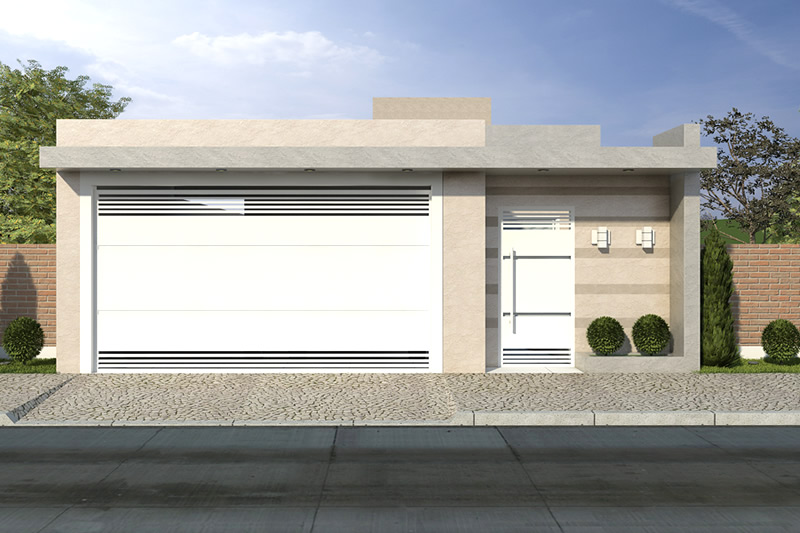
#> input picture fachada.jpg, 800 x 533 px
$ python Teste.py   (older library calls are emulated)
#> lines starting #> are read from the running program, lines starting #| are printed output that depends on the picture; after the words box and inside, x2 and y2 are one past the last pixel; in counts of white or black regions, pixels touching at a corner belong together
### hand.py
import numpy as np
import cv2

# [22 lines left out: functions getMeans, convert2HSV, not called in this run]

def rangeHSV(hsv_median, sentido, rangecolor):
    color_temp = []
    key_temp = 0
    for hsvcolor in hsv_median[0][0]:
        if sentido == 'upper':
            hsvcolor += rangecolor
            if key_temp == 0 and hsvcolor > 180:
                hsvcolor = 180
            elif key_temp == 1 and hsvcolor > 255:
                hsvcolor = 255
            elif key_temp == 2 and hsvcolor > 255:
                hsvcolor = 255
            color_temp.append(hsvcolor)
            key_temp += 1
        if sentido == 'lower':
            hsvcolor -= rangecolor
            if hsvcolor < 0:
                hsvcolor = 0
            color_temp.append(hsvcolor)
    return color_temp

def joinMasks(imghsv, hsvmedians, ranges):
    kernel = np.ones((2, 2), np.uint8)
    temp_mask = np.zeros((imghsv.shape[0], imghsv.shape[1]), np.uint8)
    for hsvcolors in hsvmedians:
        hsvlower = rangeHSV(hsvcolors, 'lower', ranges)
        hsvupper = rangeHSV(hsvcolors, 'upper', ranges)
        mask = cv2.inRange(imghsv, np.uint8(hsvlower), np.uint8(hsvupper))
        #mask = cv2.morphologyEx(mask, cv2.MORPH_OPEN, kernel)
        #mask = cv2.morphologyEx(mask, cv2.MORPH_CLOSE, kernel)
        #mask = cv2.erode(mask, kernel, iterations=1)
        y = mask != 0
        temp_mask[y] = mask[y]
    return temp_mask

def findBiggestContour(mask, img):
    temp_bigger = []
    img1, cont, hier = cv2.findContours(mask, cv2.RETR_EXTERNAL, cv2.CHAIN_APPROX_NONE)
    for cnt in cont:
        temp_bigger.append(cv2.contourArea(cnt))
    greatest = max(temp_bigger)
    index_big = temp_bigger.index(greatest)
    key = 0
    for cnt in cont:
        if key == index_big:
            x, y, w, h = cv2.boundingRect(cnt)
            cv2.rectangle(img, (x,y), (x+w,y+h), (0, 255, 0), 1)
            return w
            break
        key += 1

### Teste.py
import cv2
#import imutils
import numpy as np
from hand import rangeHSV, joinMasks, findBiggestContour

image = cv2.imread('fachada.jpg')
#> image is the input picture: shape (533, 800, 3); mean B, G, R 158.2, 160.1, 158.6
height, width, channels = image.shape
#> height = 533; width = 800; channels = 3
# gray = cv2.cvtColor(image, cv2.COLOR_BGR2GRAY)
# blurred = cv2.GaussianBlur(gray, (5, 5), 0)
#thresh = cv2.threshold(blurred, 40, 25, cv2.THRESH_BINARY)[1]
RANGE = 40
img_color = []

CENTRAL_AREA = 0.5
MIN_X = int(width * CENTRAL_AREA)
#> MIN_X = 400
MAX_X = int(width * (1 - CENTRAL_AREA))
#> MAX_X = 400
MIN_Y = int(height * CENTRAL_AREA)
#> MIN_Y = 266
MAX_Y = int(height * (1 - CENTRAL_AREA))
#> MAX_Y = 266

COORDENADAS = [(MAX_X, MIN_Y), (MAX_X, MAX_Y), (MIN_X, MIN_Y)]
#> COORDENADAS = [(400, 266), (400, 266), (400, 266)]

for ponto in COORDENADAS:
    # cv2.rectangle(IMG, ponto, (ponto[0]+4,ponto[1]+4), (0, 255, 0), 1)
    img_crop = image[ponto[1]:ponto[1] + 5, ponto[0]:ponto[0] + 5]
    img_color.append(cv2.cvtColor(np.uint8([[cv2.mean(img_crop)]]), cv2.COLOR_BGR2HSV))
#> after the loop, img_color = [[[30, 2, 255]], [[30, 2, 255]], [[30, 2, 255]]]


imghsv = cv2.cvtColor(image, cv2.COLOR_BGR2HSV)
#> imghsv: shape (533, 800, 3); mean H, S, V 52.1, 36.7, 169.7
mask = joinMasks(imghsv.copy(), img_color, RANGE)
#> in joinMasks, `kernel = np.ones((2, 2), np.uint8)`: kernel = [[1, 1], [1, 1]]
#> in joinMasks, `temp_mask = np.zeros((imghsv.shape[0], imghsv.shape[1]), np.uint8)`: temp_mask: shape (533, 800); every value is 0
#> the loop in joinMasks, `for hsvcolors in hsvmedians:` made 3 passes
#> pass 1, in joinMasks, `mask = cv2.inRange(imghsv, np.uint8(hsvlower), np.uint8(hsvupper))`:
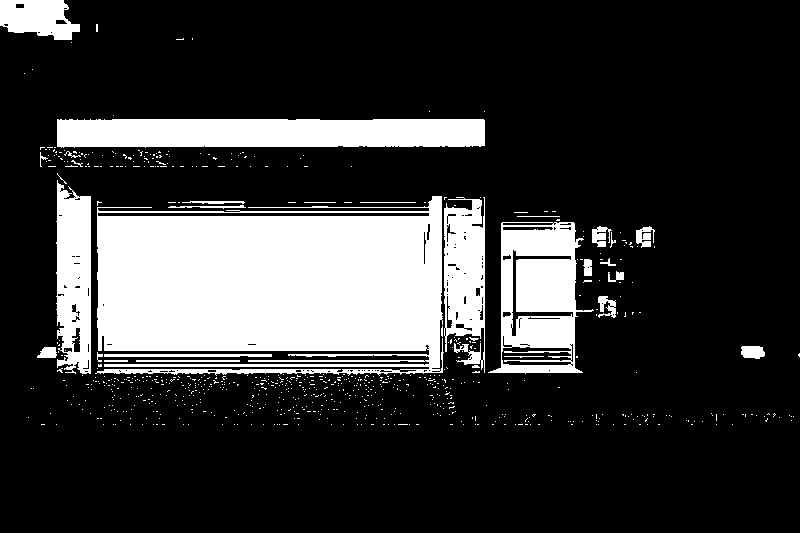
#> mask: shape (533, 800); 20.9% white; 760 white regions (731 under 20 px), largest, box (x1, y1, x2, y2) and area: (95, 196, 444, 376) 50683, (57, 119, 485, 148) 11848, (488, 222, 594, 374) 9339
W = findBiggestContour(mask.copy(), image)#busca o mair contorno da imagem
#> in findBiggestContour, `img1, cont, hier = cv2.findContours(mask, cv2.RETR_EXTERNAL, cv2.CHAIN..`: cont = 758 contours, 739 with area under 20; largest, box (x1, y1, x2, y2) and area: (95, 196, 444, 376) 50076, (57, 119, 485, 148) 11394, (488, 222, 594, 374) 11086, (56, 180, 91, 374) 5534, (444, 197, 485, 373) 5182
#> the loop in findBiggestContour, `for cnt in cont:` made 758 passes
#> cnt on passes 1 to 3: [[732, 424]], [[716, 424]], [[691, 424], [692, 424]]
#> after the loop in findBiggestContour, `for cnt in cont:`: temp_bigger = 758 values, max 50076 at index 648, min 0 at index 0, mean 115.4
#> in findBiggestContour, `greatest = max(temp_bigger)`: greatest = 50076
#> in findBiggestContour, `index_big = temp_bigger.index(greatest)`: index_big = 648
#> the loop in findBiggestContour, `for cnt in cont:` made 649 passes
#> (x, y, w, h) on pass 649: (95, 196, 349, 180)
#> cnt on passes 1 to 6: [[732, 424]], [[716, 424]], [[691, 424], [692, 424]], [[658, 424], [659, 424]], [[647, 424]], [[639, 424], [640, 424]]
#> W = 349

# [22 lines of commented-out code are left out]
cv2.imshow('DETECCAO', image)

    # wait any key to close the window
cv2.waitKey(0)

$ run again, with teste2.JPG copied over fachada.jpg
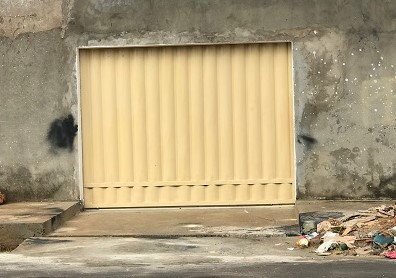
#> input picture teste2.JPG, 396 x 278 px
#> image is the input picture: shape (278, 396, 3); mean B, G, R 123.4, 156.9, 172.6
#> after the loop `for ponto in COORDENADAS:`: img_color = [[[20, 98, 231]], [[20, 98, 231]], [[20, 98, 231]]]
#> imghsv: shape (278, 396, 3); mean H, S, V 21.4, 71, 172.7
#> kernel = [[1, 1], [1, 1]]
#> temp_mask: shape (278, 396); every value is 0
#> the loop in joinMasks, `for hsvcolors in hsvmedians:` made 3 passes
#> pass 1, in joinMasks, `mask = cv2.inRange(imghsv, np.uint8(hsvlower), np.uint8(hsvupper))`:
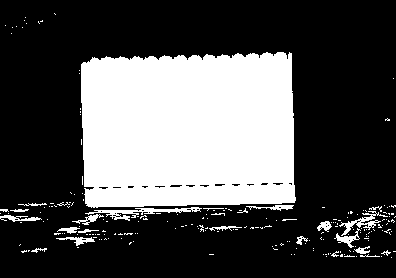
#> mask: shape (278, 396); 30.9% white; 211 white regions (186 under 20 px), largest, box (x1, y1, x2, y2) and area: (81, 52, 296, 208) 31278, (85, 207, 202, 221) 494, (339, 211, 388, 236) 302
#> cont = 211 contours, 198 with area under 20; largest, box (x1, y1, x2, y2) and area: (81, 52, 296, 208) 31060, (85, 207, 202, 221) 336, (339, 211, 388, 236) 201, (334, 228, 361, 248) 120, (56, 237, 95, 246) 98
#> the loop in findBiggestContour, `for cnt in cont:` made 211 passes
#> cnt on passes 1 to 3: [[391, 257]], [[381, 256]], [[356, 256]]
#> after the loop in findBiggestContour, `for cnt in cont:`: temp_bigger = 211 values, max 31060 at index 199, min 0 at index 0, mean 154
#> greatest = 31060
#> index_big = 199
#> the loop in findBiggestContour, `for cnt in cont:` made 200 passes
#> (x, y, w, h) on pass 200: (81, 52, 215, 156)
#> W = 215
